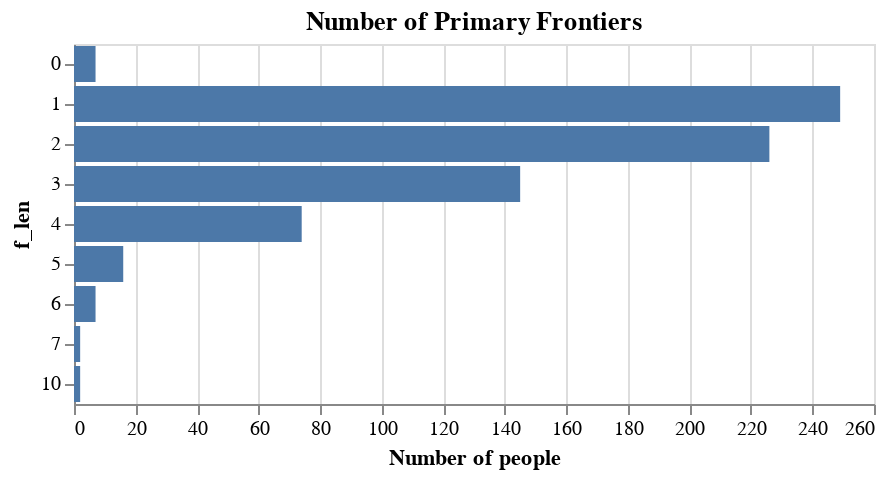

The code cell stored with this chart in its notebook:
### Markdown cell above
### Primary Frontier Interest

While the survey question says _Primary_, people were able to respond with multiple frontiers. And they did!

### Code cell
(alt.Chart(data=survey, title="Number of Primary Frontiers")
    .mark_bar()
    .transform_calculate(
        f_len='length(datum.frontier_all)'
    )
    .encode(
        y=alt.Y(shorthand="f_len:N"),
        x=alt.X(shorthand="count()",title="Number of people"),
        tooltip=alt.Tooltip("count():N"),
    )
)

### Figure 1 — Vega-Lite specification as saved in the notebook (floating-point values rounded to 4 significant figures; data arrays with more than 128 entries replaced by an {"elided": "..."} marker saying what was removed)
{"config": {"view": {"continuousWidth": 400, "continuousHeight": 300}}, "data": {"name": "data-8b6aaeec588dd2f02262bd8808e1919b"}, "mark": "bar", "encoding": {"tooltip": {"aggregate": "count", "type": "nominal"}, "x": {"aggregate": "count", "title": "Number of people", "type": "quantitative"}, "y": {"field": "f_len", "type": "nominal"}}, "title": "Number of Primary Frontiers", "transform": [{"calculate": "length(datum.frontier_all)", "as": "f_len"}], "$schema": "https://vega.github.io/schema/vega-lite/v4.17.0.json", "datasets": {"data-8b6aaeec588dd2f02262bd8808e1919b": {"elided": "728 records"}}}
